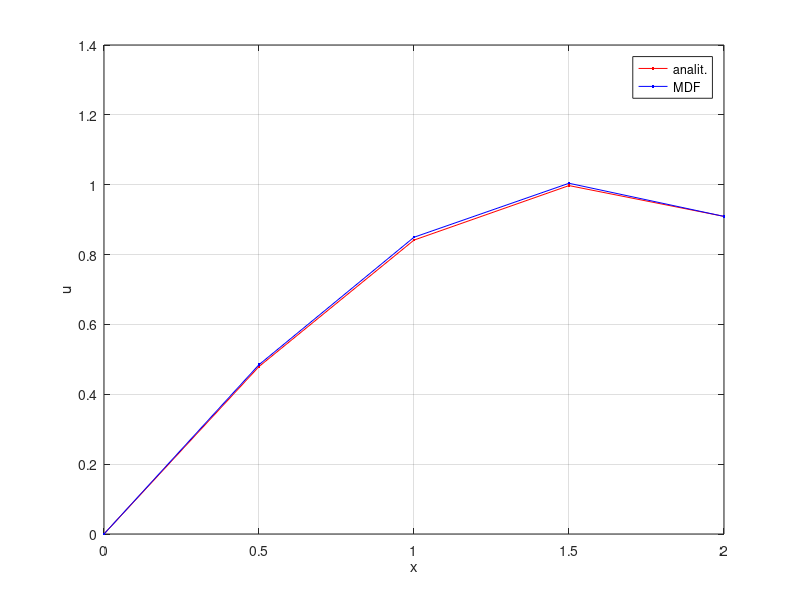

Write the MATLAB code that produced this figure.
#param
n = 5;
h = 2/(n-1);

#fonte
f = @(x) sin(x);

#nodos
x = linspace(0,2,n)';

#sist. MDF
A = zeros(n,n);
b = zeros(n,1);

A(1,1) = 1;
b(1)=0;
for i=2:n-1
  A(i,i-1)=-1/h^2;
  A(i,i)=2/h^2;
  A(i,i+1)=-1/h^2;
  b(i)=sin(x(i));
endfor
A(n,n)=1;
b(n)=sin(2);

#sol MDF
u = A\b;

#sol. analic.
ua = @(x) sin(x);

#grafico comparativo
plot(x,ua(x),'r.-',...
     x,u,'b.-');grid
legend("analit.","MDF")
xlabel("x")
ylabel("u")

#erro na norma L2
printf("%1.1E %1.1E\n", h,norm(u-ua(x)))